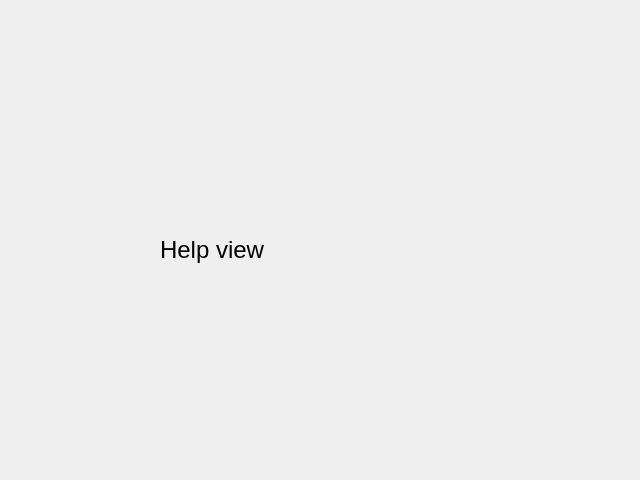
<?xml version="1.0" encoding="UTF-8"?>
<ui version="4.0">
 <class>Form</class>
 <widget class="QWidget" name="Form">
  <property name="geometry">
   <rect>
    <x>0</x>
    <y>0</y>
    <width>640</width>
    <height>480</height>
   </rect>
  </property>
  <property name="windowTitle">
   <string>Form</string>
  </property>
  <widget class="QLabel" name="label">
   <property name="geometry">
    <rect>
     <x>160</x>
     <y>160</y>
     <width>291</width>
     <height>181</height>
    </rect>
   </property>
   <property name="text">
    <string>&lt;html&gt;&lt;head/&gt;&lt;body&gt;&lt;p&gt;&lt;span style=&quot; font-size:18pt;&quot;&gt;Help view&lt;/span&gt;&lt;/p&gt;&lt;/body&gt;&lt;/html&gt;</string>
   </property>
  </widget>
 </widget>
 <resources/>
 <connections/>
</ui>
